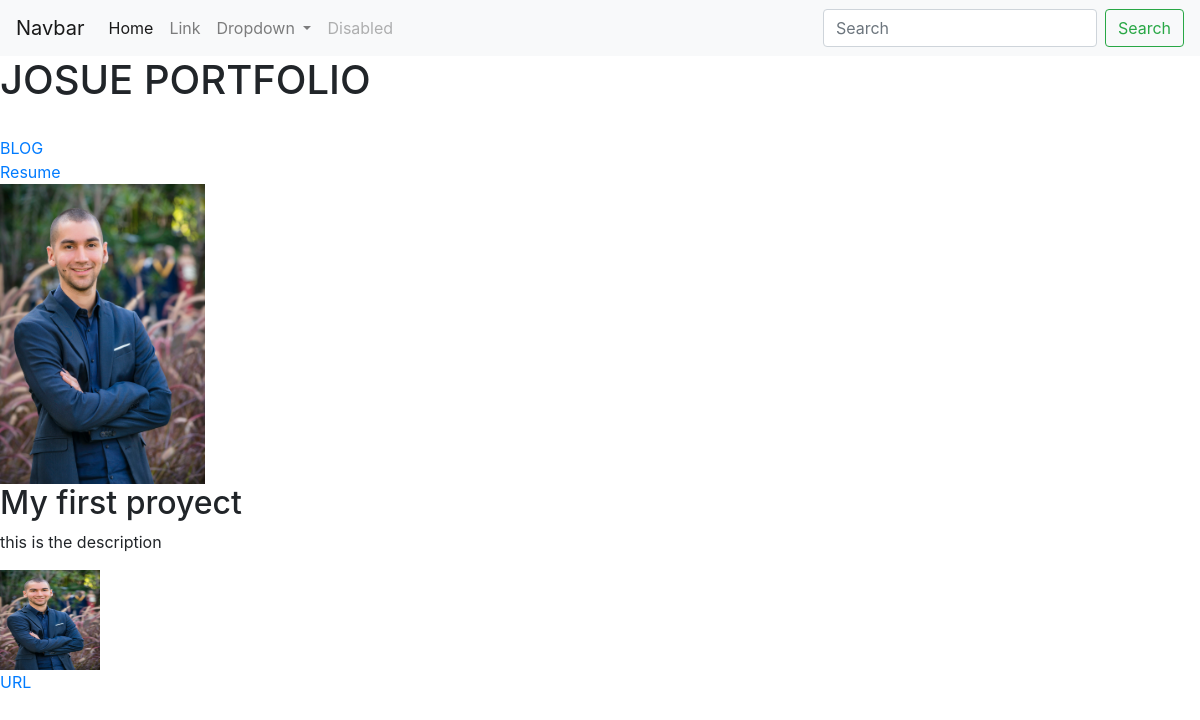
The page / on the database its author committed.
### portfolio/models.py (models this page shows, shortened)
class Project(models.Model):
	title = models.CharField(max_length = 100)
	description = models.CharField(max_length = 100)
	image = models.ImageField(upload_to = 'portfolio/images/')
	url = models.URLField(blank = True)

### portfolio/views.py (the view)
# urls.py: 2. Add a URL to urlpatterns:  path('', views.home, name='home')
def home(request):
	projects = Project.objects.all()
	return render(request,'portfolio/home.html', {'projects': projects})

### portfolio/templates/portfolio/home.html
{% extends 'portfolio/base.html' %}
{% block content %}
	<h1>JOSUE PORTFOLIO</h1>
	{% load static %}
	<br>
	<a href="{% url 'blog:all_blogs' %}">BLOG</a>
	<br>
	<a href="{% static 'portfolio/Hoja_de_vida-Josue.pdf' %}">Resume</a>
	<br>
	<img src="{% static 'portfolio/KFE_5647.jpg' %}" height="300" widht='300'>
	<br>
	{% for item in projects %}
	<h2>{{ item.title }}</h2>
	<p>{{ item.description }}</p>
	<img src="{{item.image.url}}" height= 100 width= 100>
	{% if item.url %}
	<br><a href="{{ item.url }}">URL</a>
	{% endif %}
	{% endfor %}
{% endblock %}

### portfolio/templates/portfolio/base.html (shortened to what this page needs)
<!doctype html>
<html lang="en">
  <head>
    <link rel="stylesheet" href="https://stackpath.bootstrapcdn.com/bootstrap/4.5.2/css/bootstrap.min.css">
  </head>
  <body>
  	<nav class="navbar navbar-expand-lg navbar-light bg-light">
  <a class="navbar-brand" href="#">Navbar</a>
  <div class="collapse navbar-collapse" id="navbarSupportedContent">
    <ul class="navbar-nav mr-auto">
      <li class="nav-item active">
        <a class="nav-link" href="#">Home <span class="sr-only">(current)</span></a>
      </li>
      <li class="nav-item">
        <a class="nav-link" href="#">Link</a>
      </li>
      <li class="nav-item dropdown">
        <a class="nav-link dropdown-toggle" href="#" id="navbarDropdown" role="button" data-toggle="dropdown" aria-haspopup="true" aria-expanded="false">
          Dropdown
        </a>
      </li>
      <li class="nav-item">
        <a class="nav-link disabled" href="#" tabindex="-1" aria-disabled="true">Disabled</a>
      </li>
    </ul>
    <form class="form-inline my-2 my-lg-0">
      <input class="form-control mr-sm-2" type="search" placeholder="Search" aria-label="Search">
      <button class="btn btn-outline-success my-2 my-sm-0" type="submit">Search</button>
    </form>
  </div>
</nav>
{% block content %}{% endblock %}
  </body>
</html>

### rows shown on the page
Project: title "My first proyect", description "this is the description", image (picture)
